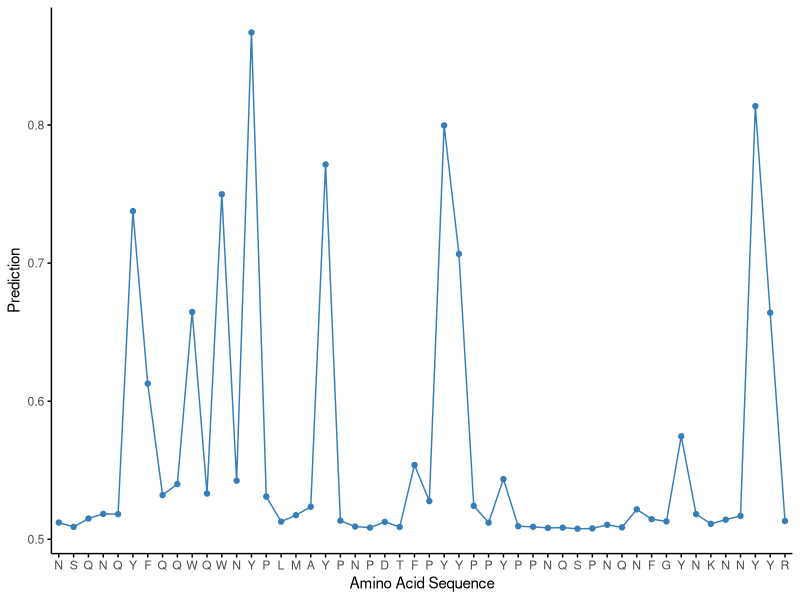
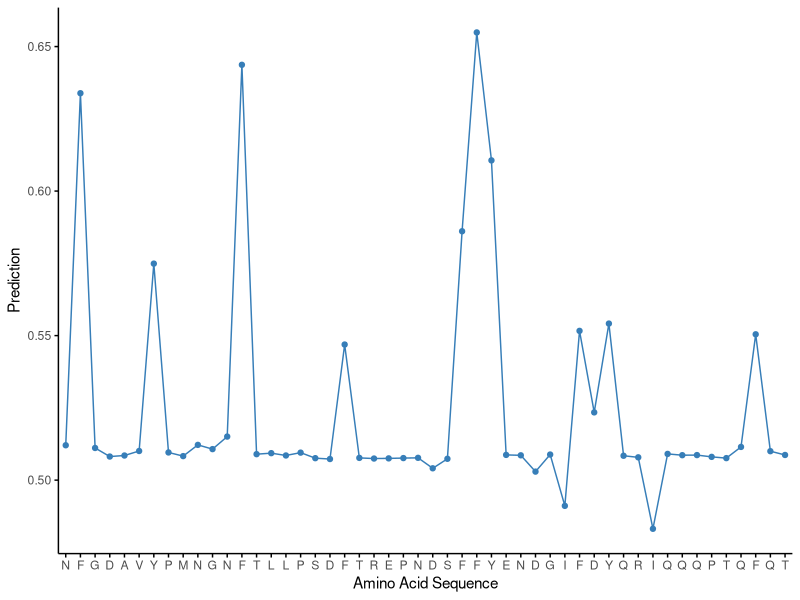
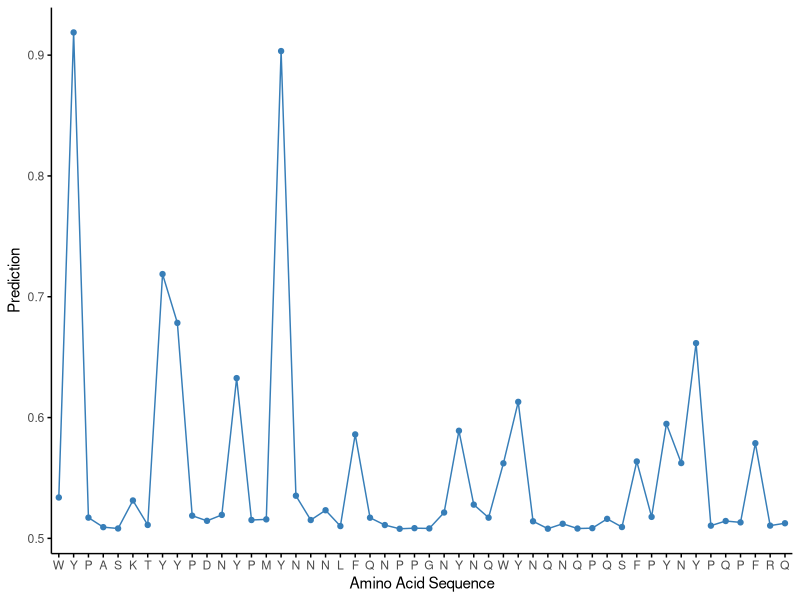

The R script that drew these images, in order:
library(ggplot2)
setwd("~/post-transcriptional-idrs/suppFigs/suppFig_6/indiv_LA_predictions/")

sgn = read.csv("sgn1_151_200_pred.csv")
mrn = read.csv("mrn1_61_110.csv")
sgn_scram = read.csv("sgn_scram5_pred.csv")


sgn_plot = ggplot(sgn, aes(x=X, y=pred))+
  geom_point(color = '#377eb8') + 
  scale_x_continuous(expand=c(0.01,0.01), breaks = sgn$X, labels=sgn$aa) + 
  geom_line(color = '#377eb8') + 
  labs(x = "Amino Acid Sequence", y = "Prediction") + 
  theme_classic() + 
  theme(panel.grid = element_blank(),
        axis.line = element_line(color = "black"),
        axis.ticks = element_line(color = "black",),
        axis.ticks.length = unit(0.1,'cm'),
        legend.position = "none",
        panel.border = element_blank())


scram_plot = ggplot(sgn_scram, aes(x=X, y=pred))+
  geom_point(color = '#377eb8') + 
  scale_x_continuous(expand=c(0.01,0.01), breaks = sgn_scram$X, labels=sgn_scram$aa) + 
  geom_line(color = '#377eb8') + 
  labs(x = "Amino Acid Sequence", y = "Prediction") + 
  theme_classic() + 
  theme(panel.grid = element_blank(),
        axis.line = element_line(color = "black"),
        axis.ticks = element_line(color = "black",),
        axis.ticks.length = unit(0.1,'cm'),
        legend.position = "none",
        panel.border = element_blank()) 

mrn_plot = ggplot(mrn, aes(x=X, y=pred))+
  geom_point(color = '#377eb8') + 
  scale_x_continuous(expand=c(0.01,0.01), breaks = mrn$X, labels=mrn$aa) + 
  geom_line(color = '#377eb8') + 
  labs(x = "Amino Acid Sequence", y = "Prediction") + 
  theme_classic() + 
  theme(panel.grid = element_blank(),
        axis.line = element_line(color = "black"),
        axis.ticks = element_line(color = "black",),
        axis.ticks.length = unit(0.1,'cm'),
        legend.position = "none",
        panel.border = element_blank())

if(!file.exists('sgn_indiv.pdf') & !(file.exists('mrn_indiv.pdf'))){
  ggsave('sgn_indiv.pdf', sgn_plot, height = 6, width =12, units='cm')
  ggsave('mrn_indiv.pdf', mrn_plot, height = 6, width =12, units='cm')
}

if(!file.exists("sgn_scram_indiv.pdf")){
  ggsave('sgn_scram_indiv.pdf', scram_plot, height = 6, width =12, units='cm')
}
  

 
